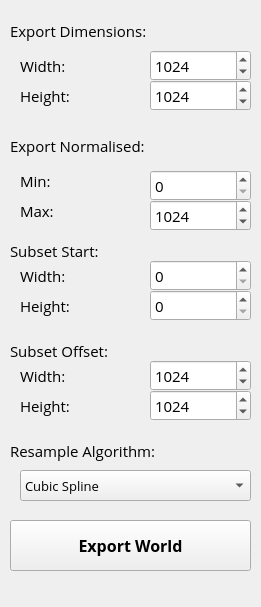
            <widget class="QWidget" name="page_6">
             <property name="geometry">
              <rect>
               <x>0</x>
               <y>0</y>
               <width>261</width>
               <height>607</height>
              </rect>
             </property>
             <attribute name="label">
              <string>Advanced Export Options</string>
             </attribute>
             <widget class="QLabel" name="label_88">
              <property name="geometry">
               <rect>
                <x>10</x>
                <y>340</y>
                <width>121</width>
                <height>21</height>
               </rect>
              </property>
              <property name="font">
               <font>
                <family>Open Sans</family>
                <pointsize>11</pointsize>
                <weight>50</weight>
                <bold>false</bold>
               </font>
              </property>
              <property name="text">
               <string>Subset Offset:</string>
              </property>
             </widget>
             <widget class="QLabel" name="label_85">
              <property name="geometry">
               <rect>
                <x>10</x>
                <y>130</y>
                <width>161</width>
                <height>31</height>
               </rect>
              </property>
              <property name="font">
               <font>
                <family>Open Sans</family>
                <pointsize>11</pointsize>
                <weight>50</weight>
                <bold>false</bold>
               </font>
              </property>
              <property name="text">
               <string>Export Normalised:</string>
              </property>
             </widget>
             <widget class="QLabel" name="label_87">
              <property name="geometry">
               <rect>
                <x>10</x>
                <y>240</y>
                <width>111</width>
                <height>21</height>
               </rect>
              </property>
              <property name="font">
               <font>
                <family>Open Sans</family>
                <pointsize>11</pointsize>
                <weight>50</weight>
                <bold>false</bold>
               </font>
              </property>
              <property name="text">
               <string>Subset Start:</string>
              </property>
             </widget>
             <widget class="QLabel" name="label_49">
              <property name="geometry">
               <rect>
                <x>10</x>
                <y>20</y>
                <width>181</width>
                <height>21</height>
               </rect>
              </property>
              <property name="font">
               <font>
                <family>Open Sans</family>
                <pointsize>11</pointsize>
                <weight>50</weight>
                <bold>false</bold>
               </font>
              </property>
              <property name="text">
               <string>Export Dimensions:</string>
              </property>
             </widget>
             <widget class="QLabel" name="label_86">
              <property name="geometry">
               <rect>
                <x>20</x>
                <y>200</y>
                <width>61</width>
                <height>21</height>
               </rect>
              </property>
              <property name="font">
               <font>
                <family>Open Sans</family>
                <pointsize>11</pointsize>
                <weight>50</weight>
                <bold>false</bold>
               </font>
              </property>
              <property name="text">
               <string>Max:</string>
              </property>
             </widget>
             <widget class="QLabel" name="label_89">
              <property name="geometry">
               <rect>
                <x>10</x>
                <y>440</y>
                <width>171</width>
                <height>21</height>
               </rect>
              </property>
              <property name="font">
               <font>
                <family>Open Sans</family>
                <pointsize>11</pointsize>
                <weight>50</weight>
                <bold>false</bold>
               </font>
              </property>
              <property name="text">
               <string>Resample Algorithm:</string>
              </property>
             </widget>
             <widget class="QLabel" name="label_90">
              <property name="geometry">
               <rect>
                <x>20</x>
                <y>80</y>
                <width>121</width>
                <height>31</height>
               </rect>
              </property>
              <property name="font">
               <font>
                <family>Open Sans</family>
                <pointsize>11</pointsize>
                <weight>50</weight>
                <bold>false</bold>
               </font>
              </property>
              <property name="text">
               <string>Height:</string>
              </property>
             </widget>
             <widget class="QSpinBox" name="spnExportWidth">
              <property name="geometry">
               <rect>
                <x>150</x>
                <y>50</y>
                <width>101</width>
                <height>31</height>
               </rect>
              </property>
              <property name="font">
               <font>
                <family>Open Sans</family>
                <pointsize>11</pointsize>
                <weight>50</weight>
                <bold>false</bold>
               </font>
              </property>
              <property name="minimum">
               <number>256</number>
              </property>
              <property name="maximum">
               <number>8192</number>
              </property>
              <property name="singleStep">
               <number>256</number>
              </property>
              <property name="value">
               <number>1024</number>
              </property>
             </widget>
             <widget class="QLabel" name="label_91">
              <property name="geometry">
               <rect>
                <x>20</x>
                <y>50</y>
                <width>121</width>
                <height>31</height>
               </rect>
              </property>
              <property name="font">
               <font>
                <family>Open Sans</family>
                <pointsize>11</pointsize>
                <weight>50</weight>
                <bold>false</bold>
               </font>
              </property>
              <property name="text">
               <string>Width:</string>
              </property>
             </widget>
             <widget class="QSpinBox" name="spnExportHeight">
              <property name="geometry">
               <rect>
                <x>150</x>
                <y>80</y>
                <width>101</width>
                <height>31</height>
               </rect>
              </property>
              <property name="font">
               <font>
                <family>Open Sans</family>
                <pointsize>11</pointsize>
                <weight>50</weight>
                <bold>false</bold>
               </font>
              </property>
              <property name="minimum">
               <number>256</number>
              </property>
              <property name="maximum">
               <number>8192</number>
              </property>
              <property name="singleStep">
               <number>256</number>
              </property>
              <property name="value">
               <number>1024</number>
              </property>
             </widget>
             <widget class="QSpinBox" name="spnExportNormMin">
              <property name="geometry">
               <rect>
                <x>150</x>
                <y>170</y>
                <width>101</width>
                <height>31</height>
               </rect>
              </property>
              <property name="font">
               <font>
                <family>Open Sans</family>
                <pointsize>11</pointsize>
                <weight>50</weight>
                <bold>false</bold>
               </font>
              </property>
              <property name="minimum">
               <number>0</number>
              </property>
              <property name="maximum">
               <number>8192</number>
              </property>
              <property name="singleStep">
               <number>256</number>
              </property>
              <property name="value">
               <number>0</number>
              </property>
             </widget>
             <widget class="QSpinBox" name="spnExportNormMax">
              <property name="geometry">
               <rect>
                <x>150</x>
                <y>200</y>
                <width>101</width>
                <height>31</height>
               </rect>
              </property>
              <property name="font">
               <font>
                <family>Open Sans</family>
                <pointsize>11</pointsize>
                <weight>50</weight>
                <bold>false</bold>
               </font>
              </property>
              <property name="minimum">
               <number>256</number>
              </property>
              <property name="maximum">
               <number>8192</number>
              </property>
              <property name="singleStep">
               <number>256</number>
              </property>
              <property name="value">
               <number>1024</number>
              </property>
             </widget>
             <widget class="QSpinBox" name="spnExportSubStartW">
              <property name="geometry">
               <rect>
                <x>150</x>
                <y>260</y>
                <width>101</width>
                <height>31</height>
               </rect>
              </property>
              <property name="font">
               <font>
                <family>Open Sans</family>
                <pointsize>11</pointsize>
                <weight>50</weight>
                <bold>false</bold>
               </font>
              </property>
              <property name="minimum">
               <number>0</number>
              </property>
              <property name="maximum">
               <number>8192</number>
              </property>
              <property name="singleStep">
               <number>256</number>
              </property>
              <property name="value">
               <number>0</number>
              </property>
             </widget>
             <widget class="QSpinBox" name="spnExportSubStartH">
              <property name="geometry">
               <rect>
                <x>150</x>
                <y>290</y>
                <width>101</width>
                <height>31</height>
               </rect>
              </property>
              <property name="font">
               <font>
                <family>Open Sans</family>
                <pointsize>11</pointsize>
                <weight>50</weight>
                <bold>false</bold>
               </font>
              </property>
              <property name="minimum">
               <number>0</number>
              </property>
              <property name="maximum">
               <number>8192</number>
              </property>
              <property name="singleStep">
               <number>256</number>
              </property>
              <property name="value">
               <number>0</number>
              </property>
             </widget>
             <widget class="QSpinBox" name="spnExportSubOffH">
              <property name="geometry">
               <rect>
                <x>150</x>
                <y>390</y>
                <width>101</width>
                <height>31</height>
               </rect>
              </property>
              <property name="font">
               <font>
                <family>Open Sans</family>
                <pointsize>11</pointsize>
                <weight>50</weight>
                <bold>false</bold>
               </font>
              </property>
              <property name="minimum">
               <number>0</number>
              </property>
              <property name="maximum">
               <number>8192</number>
              </property>
              <property name="singleStep">
               <number>256</number>
              </property>
              <property name="value">
               <number>1024</number>
              </property>
             </widget>
             <widget class="QSpinBox" name="spnExportSubOffW">
              <property name="geometry">
               <rect>
                <x>150</x>
                <y>360</y>
                <width>101</width>
                <height>31</height>
               </rect>
              </property>
              <property name="font">
               <font>
                <family>Open Sans</family>
                <pointsize>11</pointsize>
                <weight>50</weight>
                <bold>false</bold>
               </font>
              </property>
              <property name="minimum">
               <number>0</number>
              </property>
              <property name="maximum">
               <number>8192</number>
              </property>
              <property name="singleStep">
               <number>256</number>
              </property>
              <property name="value">
               <number>1024</number>
              </property>
             </widget>
             <widget class="QLabel" name="label_92">
              <property name="geometry">
               <rect>
                <x>20</x>
                <y>290</y>
                <width>121</width>
                <height>31</height>
               </rect>
              </property>
              <property name="font">
               <font>
                <family>Open Sans</family>
                <pointsize>11</pointsize>
                <weight>50</weight>
                <bold>false</bold>
               </font>
              </property>
              <property name="text">
               <string>Height:</string>
              </property>
             </widget>
             <widget class="QLabel" name="label_93">
              <property name="geometry">
               <rect>
                <x>20</x>
                <y>260</y>
                <width>121</width>
                <height>31</height>
               </rect>
              </property>
              <property name="font">
               <font>
                <family>Open Sans</family>
                <pointsize>11</pointsize>
                <weight>50</weight>
                <bold>false</bold>
               </font>
              </property>
              <property name="text">
               <string>Width:</string>
              </property>
             </widget>
             <widget class="QLabel" name="label_94">
              <property name="geometry">
               <rect>
                <x>20</x>
                <y>390</y>
                <width>121</width>
                <height>31</height>
               </rect>
              </property>
              <property name="font">
               <font>
                <family>Open Sans</family>
                <pointsize>11</pointsize>
                <weight>50</weight>
                <bold>false</bold>
               </font>
              </property>
              <property name="text">
               <string>Height:</string>
              </property>
             </widget>
             <widget class="QLabel" name="label_95">
              <property name="geometry">
               <rect>
                <x>20</x>
                <y>360</y>
                <width>121</width>
                <height>31</height>
               </rect>
              </property>
              <property name="font">
               <font>
                <family>Open Sans</family>
                <pointsize>11</pointsize>
                <weight>50</weight>
                <bold>false</bold>
               </font>
              </property>
              <property name="text">
               <string>Width:</string>
              </property>
             </widget>
             <widget class="QComboBox" name="cboExportResample">
              <property name="geometry">
               <rect>
                <x>20</x>
                <y>470</y>
                <width>231</width>
                <height>31</height>
               </rect>
              </property>
              <property name="font">
               <font>
                <family>Open Sans</family>
                <pointsize>10</pointsize>
                <weight>50</weight>
                <bold>false</bold>
               </font>
              </property>
              <property name="currentIndex">
               <number>3</number>
              </property>
              <property name="maxVisibleItems">
               <number>7</number>
              </property>
              <property name="sizeAdjustPolicy">
               <enum>QComboBox::AdjustToContentsOnFirstShow</enum>
              </property>
              <item>
               <property name="text">
                <string>Nearest Neighbour</string>
               </property>
              </item>
              <item>
               <property name="text">
                <string>Bilinear</string>
               </property>
              </item>
              <item>
               <property name="text">
                <string>Cubic</string>
               </property>
              </item>
              <item>
               <property name="text">
                <string>Cubic Spline</string>
               </property>
              </item>
              <item>
               <property name="text">
                <string>Lanczos</string>
               </property>
              </item>
              <item>
               <property name="text">
                <string>Average</string>
               </property>
              </item>
              <item>
               <property name="text">
                <string>Mode</string>
               </property>
              </item>
             </widget>
             <widget class="QPushButton" name="btnExport">
              <property name="geometry">
               <rect>
                <x>10</x>
                <y>520</y>
                <width>241</width>
                <height>51</height>
               </rect>
              </property>
              <property name="font">
               <font>
                <family>Open Sans</family>
                <pointsize>12</pointsize>
                <weight>75</weight>
                <bold>true</bold>
               </font>
              </property>
              <property name="toolTip">
               <string>Generate World and All Maps (ex Ancient Map)</string>
              </property>
              <property name="text">
               <string>Export World</string>
              </property>
             </widget>
             <widget class="QLabel" name="label_96">
              <property name="geometry">
               <rect>
                <x>20</x>
                <y>170</y>
                <width>61</width>
                <height>21</height>
               </rect>
              </property>
              <property name="font">
               <font>
                <family>Open Sans</family>
                <pointsize>11</pointsize>
                <weight>50</weight>
                <bold>false</bold>
               </font>
              </property>
              <property name="text">
               <string>Min:</string>
              </property>
             </widget>
            </widget>
